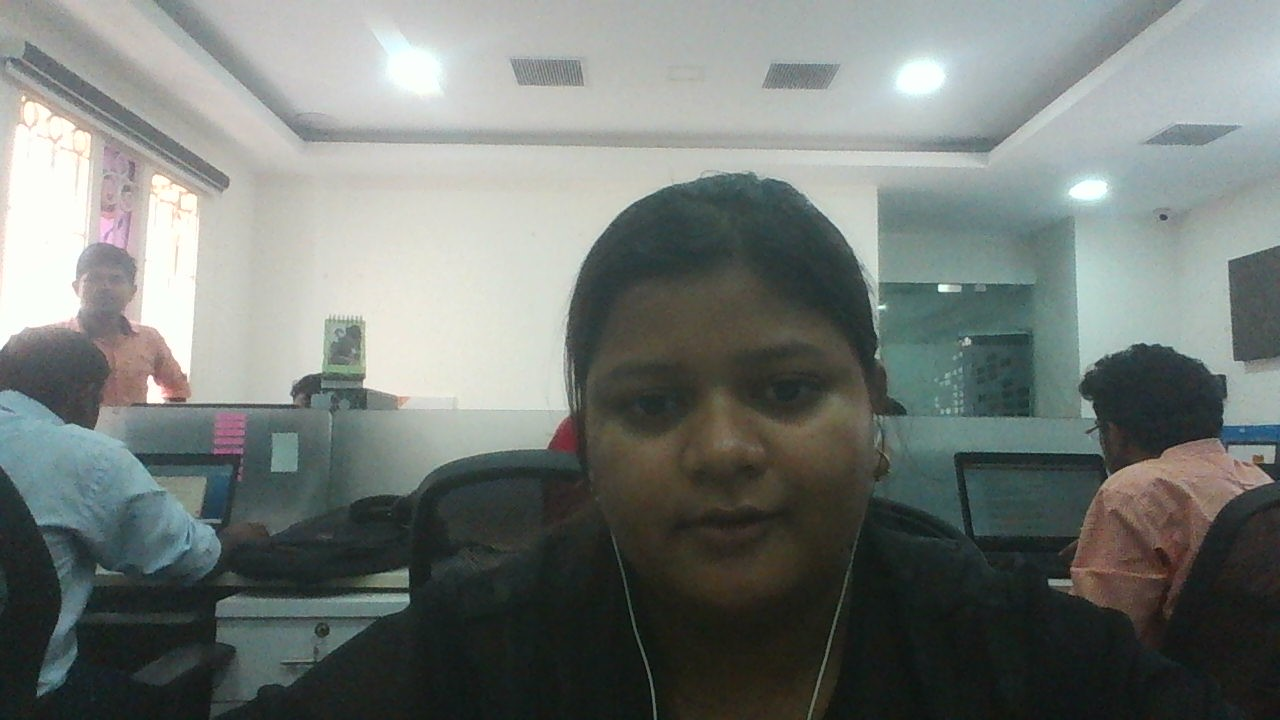
#> input picture D1-03-sonali/source/binary_hist.jpg, 1280 x 720 px
$ python binary_hist.py
#> lines starting #> are read from the running program, lines starting #| are printed output that depends on the picture
import numpy as np
import cv2
from matplotlib import pyplot as plt

img = cv2.imread('binary_hist.jpg', 0)  # read image
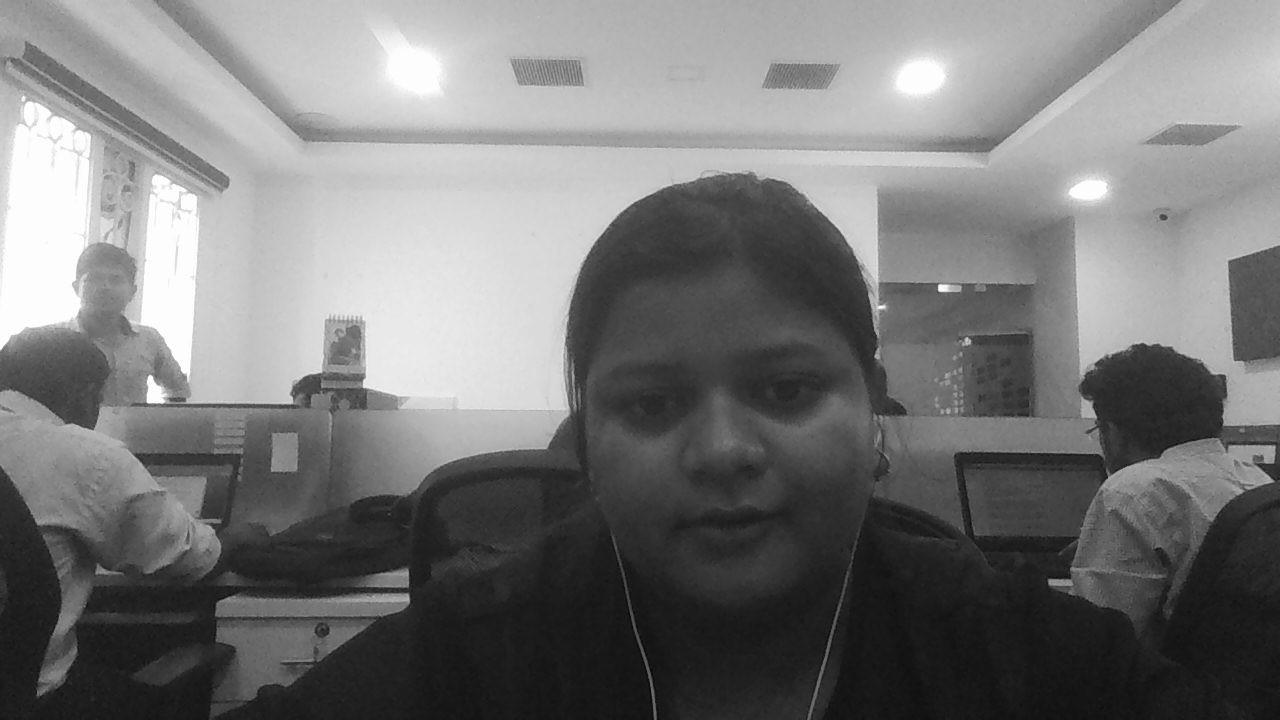
#> img: shape (720, 1280); min 4, max 255, mean 119.6


plt.hist(img.ravel(), 256, [0, 256])  # plot binary histogram for image in rgb
plt.show()  # display binary hisogram
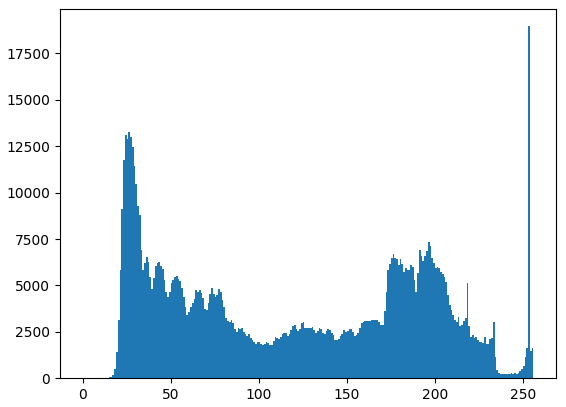
#> figure drawn by matplotlib, 1 panel; tallest bar 18967 high, from x = 253 to 254
